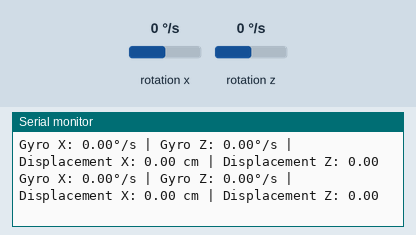
This sketch was run on a simulated ESP32. Parts: the last lines printed to the serial monitor. Wiring (inferred from the names in the program): MPU-6050 motion sensor at I2C address 0x68. The test bench sets the inputs (shaded band); at power-on: rotation x 0 °/s, rotation z 0 °/s. USB keyboard and mouse output is not drawn.

Above: at 2.3 s.
2.4 s: rotation x set to -192 °/s
At 2.9 s:
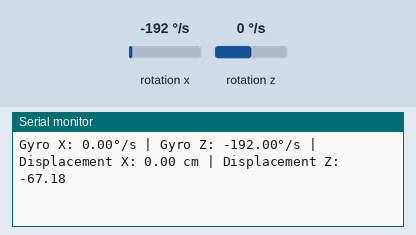
3.9 s: rotation z set to -192 °/s
At 4.9 s:
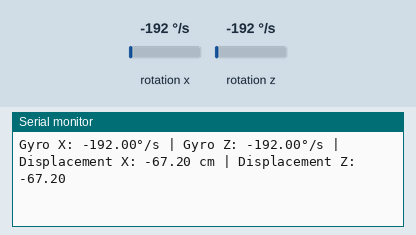
5.4 s: rotation x set to 100 °/s
At 6.5 s:
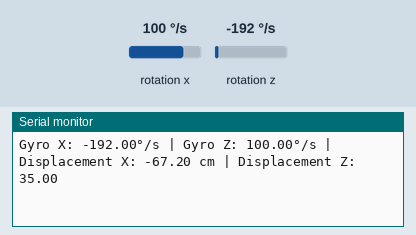
8.4 s: rotation z set to 0 °/s
At 9.2 s:
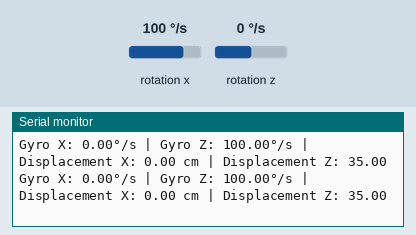
11.4 s: rotation z set to -100 °/s
At 12.0 s:
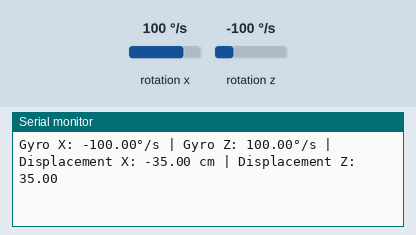
Timing chart, 0 to 14.4 s (numbered marks = the images above; inputs shaded):
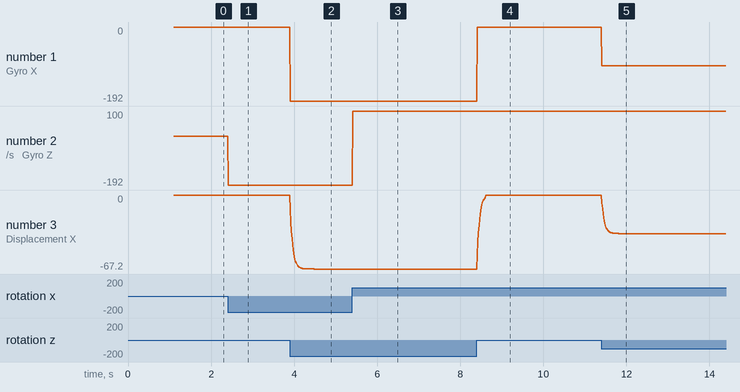

The sketch:

ESP32_wroom_xz.ino
```cpp
#include <Wire.h>
#include <BleMouse.h>

// MPU6050 I2C 地址
#define MPU6050_ADDR 0x68

// MPU6050寄存器定义
#define PWR_MGMT_1 0x6B
#define GYRO_XOUT_H 0x43
#define GYRO_ZOUT_H 0x47
#define GYRO_CONFIG 0x1B  // Gyroscope配置寄存器

// 选择灵敏度（单位：°/s）
#define GYRO_SCALE 250  // 灵敏度：250°/s, 500°/s, 1000°/s, or 2000°/s   ///////////////////////////////////////////

// 每个单位对应的角速度换算系数
float gyro_scale_factor;

int16_t gyroX, gyroZ;

// 滤波器参数
float alpha = 0.2;  // 滤波系数，取值范围为0~1，值越小，滤波效果越明显    ///////////////////////////////////////////
float prevGyroX = 0;
float prevGyroZ = 0;

// 相对位移参数
float armLength = 70.0; // 臂长cm (现在保持为厘米单位)  粗略理解为灵敏度   ///////////////////////////////////////////
float displacementX = 0; // X轴累计位移
float displacementZ = 0; // Z轴累计位移

// 用于存储采集到的误差值（偏移）
float biasX = 0; // X轴误差
float biasZ = 0; // Z轴误差

// 用于控制采集数据的计数器
int sampleCount = 0;
const int sampleSize = 50; // 采集50个数据点来计算平均值

// 定时器变量
unsigned long lastResetTime = 0;  // 上一次归零时间
const unsigned long resetInterval = 5;  // 每100毫秒（0.1秒）归零一次     ///////////////////////////////////////////

// 初始化BLE鼠标
BleMouse bleMouse;

// 初始化MPU6050
void setup() {
  // 启动串口通信
  Serial.begin(115200);

  // 启动I2C通信
  Wire.begin(21, 22); // ESP32的SDA和SCL引脚      ///////////////////////////////////////////

  // 初始化MPU6050
  Wire.beginTransmission(MPU6050_ADDR);
  Wire.write(PWR_MGMT_1);  // 选择电源管理寄存器
  Wire.write(0);           // 写入0以唤醒传感器
  Wire.endTransmission(true);
  delay(100);  // 等待传感器初始化

  // 配置陀螺仪灵敏度
  setGyroSensitivity(GYRO_SCALE);

  // 初始化蓝牙 HID 鼠标
  bleMouse.begin();

  // 打印启动状态
  Serial.println("Starting data collection...");
  delay(1000);
}

// 设置陀螺仪灵敏度
void setGyroSensitivity(int scale) {
  Wire.beginTransmission(MPU6050_ADDR);
  Wire.write(GYRO_CONFIG);  // 选择陀螺仪配置寄存器

  switch (scale) {
    case 250:
      Wire.write(0x00);  // +/- 250°/s
      gyro_scale_factor = 1.0 / 131.0;
      break;
    case 500:
      Wire.write(0x08);  // +/- 500°/s
      gyro_scale_factor = 1.0 / 65.0;
      break;
    case 1000:
      Wire.write(0x10);  // +/- 1000°/s
      gyro_scale_factor = 1.0 / 32.8;
      break;
    case 2000:
      Wire.write(0x18);  // +/- 2000°/s
      gyro_scale_factor = 1.0 / 16.4;
      break;
    default:
      Wire.write(0x00);  // 默认设置为 250°/s
      gyro_scale_factor = 1.0 / 131.0;
  }

  Wire.endTransmission(true);
}

// 读取角速度数据
void readGyroData() {
  Wire.beginTransmission(MPU6050_ADDR);
  Wire.write(GYRO_XOUT_H);  // X轴角速度高字节寄存器地址
  Wire.endTransmission(false);
  Wire.requestFrom(MPU6050_ADDR, 2, true);
  gyroZ = (Wire.read() << 8 | Wire.read());  // 读取Z轴角速度

  Wire.beginTransmission(MPU6050_ADDR);
  Wire.write(GYRO_ZOUT_H);  // Z轴角速度高字节寄存器地址
  Wire.endTransmission(false);
  Wire.requestFrom(MPU6050_ADDR, 2, true);
  gyroX = (Wire.read() << 8 | Wire.read());  // 读取X轴角速度
}

// 低通滤波器
float lowPassFilter(float newValue, float prevValue, float alpha) {
  return alpha * newValue + (1 - alpha) * prevValue;
}

// 计算并设置误差修正量
void calculateBias() {
  float sumX = 0, sumZ = 0;
  for (int i = 0; i < sampleSize; i++) {
    readGyroData();

    // 进行角速度转换（单位：°/s）
    float gyroXDeg = gyroX * gyro_scale_factor;
    float gyroZDeg = gyroZ * gyro_scale_factor;

    sumX += gyroXDeg;
    sumZ += gyroZDeg;

    delay(10);  // 等待一段时间采集下一组数据
  }

  // 计算平均值
  biasX = sumX / sampleSize;
  biasZ = sumZ / sampleSize;

  // 打印计算的偏差信息
  Serial.print("Bias X: ");
  Serial.print(biasX);
  Serial.print("°/s | Bias Z: ");
  Serial.println(biasZ);
}

// 主循环
void loop() {
  // 获取当前时间
  unsigned long currentMillis = millis();

  // 每过0.1秒，归零位移
  if (currentMillis - lastResetTime >= resetInterval) {
    displacementX = 0;
    displacementZ = 0;
    lastResetTime = currentMillis;  // 更新归零时间
  }

  // 获取原始角速度数据
  readGyroData();

  // 进行角速度转换（单位：°/s）
  float gyroXDeg = gyroX * gyro_scale_factor;
  float gyroZDeg = gyroZ * gyro_scale_factor;

  // 计算角速度差值并修正
  gyroXDeg -= biasX;  // 减去X轴的误差修正量
  gyroZDeg -= biasZ;  // 减去Z轴的误差修正量

  // 如果角速度差值小于2°/s，则视为0
  float threshold = 2.0;  // 设置角速度阈值为2°/s
  if (abs(gyroXDeg) < threshold) {
    gyroXDeg = 0;
  }
  if (abs(gyroZDeg) < threshold) {
    gyroZDeg = 0;
  }

  // 计算角速度变化差值
  float deltaGyroX = gyroXDeg - prevGyroX;
  float deltaGyroZ = gyroZDeg - prevGyroZ;

  // 如果角速度差值小于2°/s，则忽略
  if (abs(deltaGyroX) < threshold) {
    deltaGyroX = 0;
  }
  if (abs(deltaGyroZ) < threshold) {
    deltaGyroZ = 0;
  }

  // 应用低通滤波器平滑数据
  float filteredGyroX = lowPassFilter(gyroXDeg, prevGyroX, alpha);
  float filteredGyroZ = lowPassFilter(gyroZDeg, prevGyroZ, alpha);

  // 累加位移（X轴和Z轴），再缩小500倍
  float displacementXChange = armLength * filteredGyroX / 200.0;  // X轴位移变化, 缩小500倍
  float displacementZChange = armLength * filteredGyroZ / 200.0;  // Z轴位移变化, 缩小500倍

  // 如果位移变化小于2cm，则忽略
  if (abs(displacementXChange) < 2.0) {
    displacementXChange = 0;
  }
  if (abs(displacementZChange) < 2.0) {
    displacementZChange = 0;
  }

  // 更新累计位移
  displacementX += displacementXChange;
  displacementZ += displacementZChange;

  // 限制位移的最大值，避免鼠标跳跃过大
  int moveX = constrain(-displacementX, -100, 100);  // 反转：displacementZ 控制上下 (moveY)
  int moveY = constrain(-displacementZ, -100, 100);  // 反转：displacementX 控制左右 (moveX)

  // 发送鼠标移动指令
  bleMouse.move(moveX, moveY, 0);

  // 更新前一次角速度数据
  prevGyroX = filteredGyroX;
  prevGyroZ = filteredGyroZ;

  // 打印调试信息
  Serial.print("Gyro X: ");
  Serial.print(gyroXDeg);
  Serial.print("°/s | Gyro Z: ");
  Serial.print(gyroZDeg);
  Serial.print("°/s | Displacement X: ");
  Serial.print(displacementX);
  Serial.print(" cm | Displacement Z: ");
  Serial.println(displacementZ);

  delay(10);  // 延迟以避免过快的循环
}
```

Measured:
- after the input at 2.4 s, the serial monitor: prints a new line at once (image 1)
- after the input at 3.9 s, the serial monitor: prints a new line at once (image 2)
- after the input at 5.4 s, the serial monitor: prints a new line at once (image 3)
- after the input at 8.4 s, the serial monitor: prints a new line at once (image 4)
- after the input at 11.4 s, the serial monitor: prints a new line at once (image 5)
- plotted number 1: 0 → -100 after the input at 11.4 s
- plotted number 2: 0 → -192 after the input at 2.4 s, -192 → 100 after the input at 5.4 s
- plotted number 3: 0 → -35 after the input at 11.4 s
